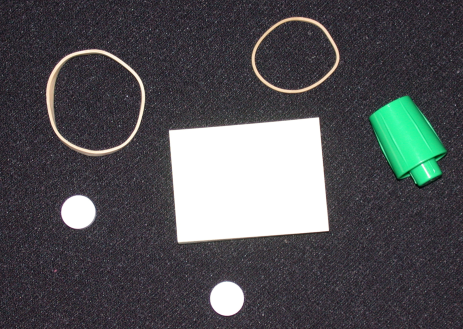
%> input picture 161220135_2_v1/161220135_2_v1/asset/asset/image/rubberband_cap.png, 463 x 329 px
$ octave edge_test.m   (GNU Octave 9; MATLAB toolbox functions it lacks are replaced by stand-ins)
%> lines starting %> are read from the running program, lines starting %| are printed output that depends on the picture; in (x1, y1, x2, y2) boxes, pixels count from 0 and x2, y2 are one past the last pixel; in counts of white or black regions, pixels touching at a corner belong together; the program's own positions count from 1
### 161220135_2_v1/161220135_2_v1/code/my_edge.m
%in this function, you should finish the edge detection utility.
%the input parameter is a matrix of a gray image
%the output parameter is a matrix contains the edge index using 0 and 1
%the entries with 1 in the matrix shows that point is on the edge of the
%image
%you can use different methods to complete the edge detection function
%the better the final result and the more methods you have used, you will get higher scores

function output = my_edge(input_image)
    output = my_edge_sobel(input_image);
   %output = my_edge_candy(input_image);
end

% [84 lines left out: function my_edge_candy, not called in this run]

function output = my_edge_sobel(input)
    output = input;
    [img_length,img_width] = size(input);
     M = [-1,0,1;-2,0,2;-1,0,1]; % 卷积因子
     N = [1,2,1;0,0,0;-1,-2,-1];
    threadhold = 1.3;       % 需要动态调整
   % threadhold = 0.3;
    put_test = zeros(img_length,img_width);

    img_x = imfilter(input,M,'replicate');
    img_y= imfilter(input,N,'replicate');
    for i = 1:img_length
        for j = 1:img_width
           t = sqrt(img_x(i,j)*img_x(i,j)+img_y(i,j)*img_y(i,j));
           put_test(i,j) = t;
           if t > threadhold
               output(i,j) = 1;
           else
               output(i,j) = 0;
           end
        end
    end
    figure(3);histogram(put_test);
end

% [5 lines left out: function my_gausfilter, not called in this run]

### 161220135_2_v1/161220135_2_v1/code/my_edgelinking.m
function output = my_edgelinking(binary_image, row, col)
%in this function, you should finish the edge linking utility.
%the input parameters are a matrix of a binary image containing the edge
%information and coordinates of one of the edge points of a obeject
%boundary, you should run this function multiple times to find different
%object boundaries
%the output parameter is a Q-by-2 matrix, where Q is the number of boundary
%pixels. B holds the row and column coordinates of the boundary pixels.
%you can use different methods to complete the edge linking function
%the better the quality of object boundary and the more the object boundaries, you will get higher scores

    output = linking_first(binary_image,row,col);

end

% 内边界跟踪算法
function output = linking_first(binary_image,row,col)
    dir = 7;   % 按照8邻接检测边界
    store_dots = zeros(row*col,2);
    first_dot = [row,col];
    numcount = 1;   %记录有边界的像素点数
    next_dot = safe_dot(binary_image,row,col,dir);
    while(next_dot(1) == 1)
        store_dots(numcount,:) = [row,col];
        row = next_dot(2);
        col = next_dot(3);
        dir = next_dot(4);
        if ((first_dot(1) == row)&&(first_dot(2) == col))
            output = store_dots(1:numcount,:);
            break;
        end
        next_dot = safe_dot(binary_image,row,col,dir);
        numcount = numcount+1;
    end
    if(next_dot(1) == 0)
        output = [0,0];  %查找失败
    end
end
function islegal = safe_dot(binary_image,row,col,dir)
    islegal = zeros(1,4); %存放 legal_flag, 下一个（row,col）
    if (mod(dir,8) == 1)  %奇数
        dir = mod(dir+6,8);
    else
        dir = mod(dir+7,8);
    end
    for i = dir:dir+8            %转一圈进行遍历
        switch mod(i,8)
            case 0
                if (binary_image(row,col+1) == 1)
                    islegal(1) = 1;
                    islegal(2) =row;
                    islegal(3) = col+1;
                end
            case 1
                if (binary_image(row-1,col+1)==1)
                    islegal(1) = 1;
                    islegal(2) = row-1;
                    islegal(3) = col+1;
                end
            case 2
                if (binary_image(row-1,col)==1)
                    islegal(1) = 1;
                    islegal(2) =row-1;
                    islegal(3) = col;
                end
            case 3
                if (binary_image(row-1,col-1)==1)
                    islegal(1) = 1;
                    islegal(2) = row-1;
                    islegal(3) = col-1;
                end
            case 4
                if(binary_image(row,col-1)==1)
                    islegal(1) = 1;
                    islegal(2) = row;
                    islegal(3) = col-1;
                end
            case 5
                if (binary_image(row+1,col-1)==1)
                    islegal(1) = 1;
                    islegal(2) = row+1;
                    islegal(3) = col-1;
                end
            case 6
                if(binary_image(row+1,col) == 1)
                    islegal(1) = 1;
                    islegal(2) = row+1;
                    islegal(3)  = col;
                end
            case 7
                if(binary_image(row+1,col+1)==1)
                    islegal(1) = 1;
                    islegal(2) = row+1;
                    islegal(3) = col+1;
                end
        end
        islegal(4) = mod(i,8);
        if islegal(1) == 1
            break;
        end
    end
end

### 161220135_2_v1/161220135_2_v1/code/edge_test.m
%DIP16 Assignment 2
%Edge Detection
%In this assignment, you should build your own edge detection and edge linking
%function to detect the edges of a image.
%Please Note you cannot use the build-in matlab edge and bwtraceboundary function
%We supply four test images, and you can use others to show your results for edge
%detection, but you just need do edge linking for rubberband_cap.png.
clc; clear all;
% Load the test image
imgTest = im2double(imread('rubberband_cap.png'));
imgTestGray = rgb2gray(imgTest);   % 灰度图像
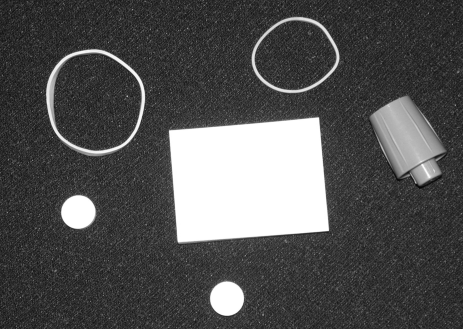
%> imgTestGray: size 329x463 double; min 0.0216, max 1, mean 0.323
figure(1);clf;
imshow(imgTestGray);
% rubberband_cap.png  cloud.jpg beauty.jpg

%now call your function my_edge, you can use matlab edge function to see
%the last result as a reference first
%img_edge = edge(imgTestGray); %边缘化

filter_gray_image = imgTestGray;
img_edge = my_edge(filter_gray_image);
%> in my_edge_sobel, `img_x = imfilter(input,M,'replicate');`:
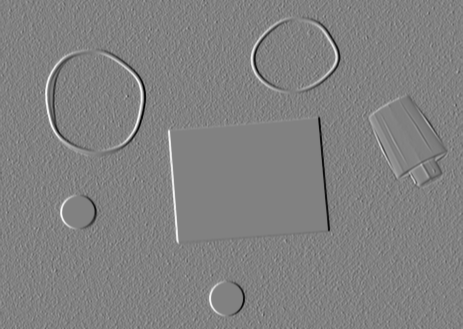
%> img_x: size 329x463 double; min -3.16, max 3.06, mean 0.000265; drawn with min black and max white
%> in my_edge_sobel, `img_y= imfilter(input,N,'replicate');`:
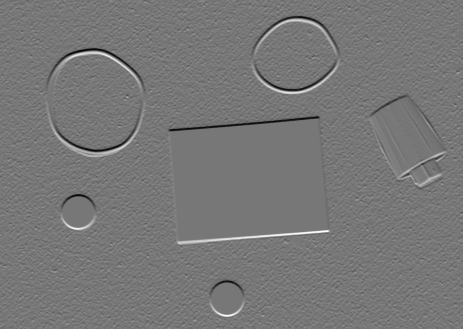
%> img_y: size 329x463 double; min -2.99, max 3.37, mean -0.000595; drawn with min black and max white
%> after the loop in my_edge_sobel, `for i = 1:img_length`:
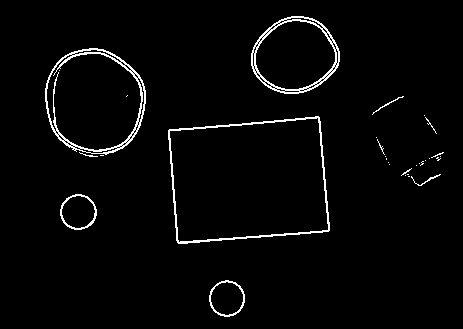
%> output: size 329x463 double; values 0 (black) and 1 (white), 2.7% white in thin lines or dots, all inside (x1, y1, x2, y2) = (45, 16, 444, 317)
%> after the loop in my_edge_sobel, `for i = 1:img_length`:
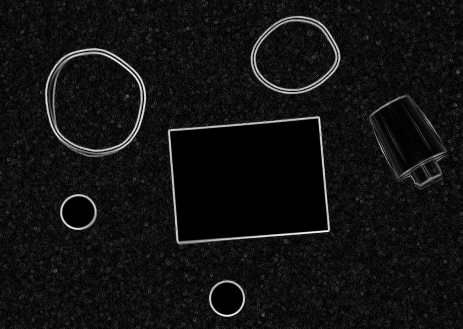
%> put_test: size 329x463 double; min 0, max 3.43, mean 0.248; drawn with min black and max white
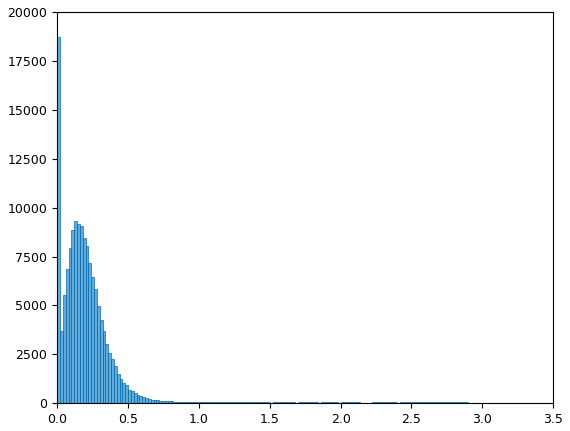
%> figure redrawn from the program's plot data; tallest bar 18708 high, from x = 0 to 0.02
figure(2);clf;
imshow(img_edge);
% background = im2bw(img_edge,0.5);  clf;
% imshow(background);
%using imtool, you select a object boundary to trace, and choose
%an appropriate edge point as the start point

 imtool(img_edge);

background = im2bw(imgTest, 1);
%> background: size 329x463 logical; every value is 0
imshow(background);
%now call your function my_edgelinking, you can use matlab bwtraceboundary
%function to see the last result as a reference first. please trace as many
%different object boundaries as you can, and choose different start edge points.

 Dots = [131,171;65,252;91,46;196,77;283,222];
for i = 1:5
    M = [Dots(i,1),Dots(i,2)];
    Bxy = my_edgelinking(img_edge,M(1),M(2));
%> after the loop in safe_dot, `for i = dir:dir+8`: islegal = [1 131 172 0]
%> in linking_first, `row = next_dot(2);`: row = 131
%> in linking_first, `col = next_dot(3);`: col = 172
%> in linking_first, `dir = next_dot(4);`: dir = 0
%> the loop in safe_dot (call 2), `for i = dir:dir+8` made 2 passes
%> i on passes 1 to 2: 7, 8
    hold on;
    plot(Bxy(:,2),Bxy(:,1),'w','LineWidth',1);
end
